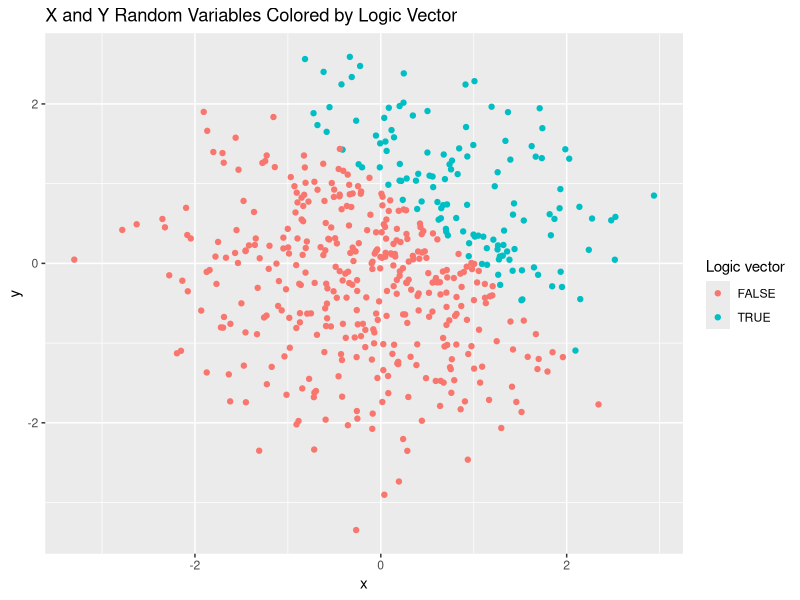
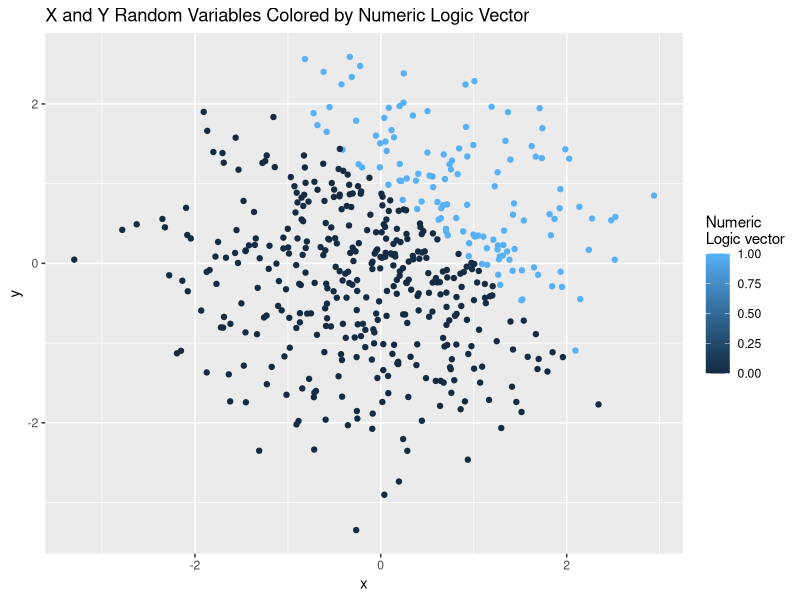
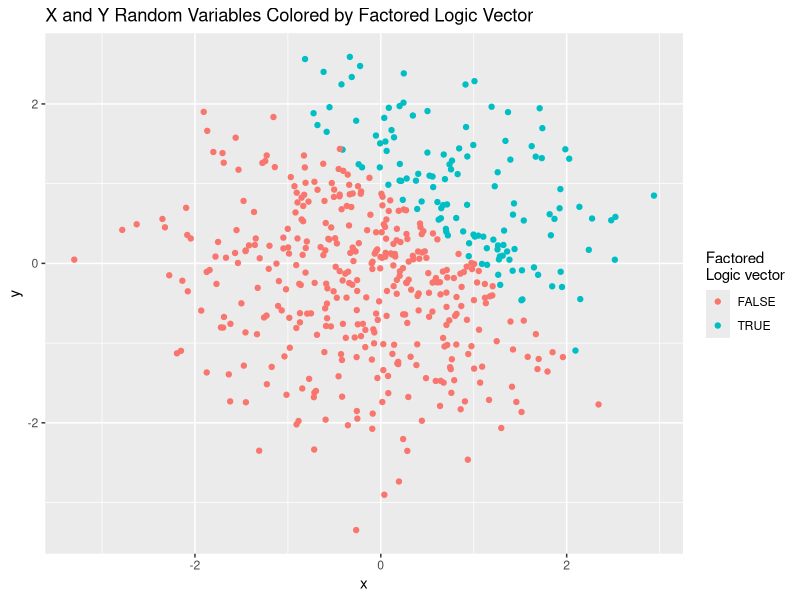

Here is the R script that generated these plots, in order:
## ---- chunk 1
library(tidyverse)
library(ggplot2)
library(dplyr)
## ---- chunk 2
data <- tibble(
  rvar = rnorm(8,0,1), #rvar = random variable N(0,1)
  logicv = rvar > 0, #logic vector of rvar > 0
  charv = as.character(rvar[]),#character vector of rvar
  facv = as.factor(
                cut(
                    rvar, 
                    3,
                    levels = c("1","2","3"), 
                    labels = FALSE, 
                    ordered_result = F))  #factor vecor of rvar 
)
## ---- chunk 3
mean(pull(data, rvar))
mean(pull(data,logicv))
mean(pull(data,charv))
mean(pull(data, facv))

## ---- chunk 4
data2 <- tibble(
  x = rnorm(500,0,1),
  y = rnorm(500,0,1),
  logic_xy = x + y > 1,
  nlogic_xy = as.numeric(logic_xy),
  flogic_xy = as.factor(logic_xy)
  
  )
## ---- chunk 5
data2 %>% ggplot(aes(x=x,y=y, color = logic_xy))+
  geom_point()+
  labs(color = "Logic vector", title = "X and Y Random Variables Colored by Logic Vector")

data2 %>% ggplot(aes(x=x,y=y, color = nlogic_xy))+
  geom_point()+
  labs(color = "Numeric\nLogic vector",title = "X and Y Random Variables Colored by Numeric Logic Vector")

data2 %>% ggplot(aes(x=x,y=y, color = flogic_xy))+
  geom_point()+
  labs(color = "Factored\nLogic vector",title = "X and Y Random Variables Colored by Factored Logic Vector")



